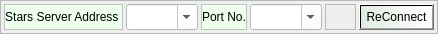
<?xml version="1.0" encoding="UTF-8"?>
<ui version="4.0">
 <class>StarsSV2</class>
 <widget class="QFrame" name="StarsSV2">
  <property name="geometry">
   <rect>
    <x>0</x>
    <y>0</y>
    <width>438</width>
    <height>34</height>
   </rect>
  </property>
  <property name="windowTitle">
   <string>Frame</string>
  </property>
  <property name="frameShape">
   <enum>QFrame::StyledPanel</enum>
  </property>
  <property name="frameShadow">
   <enum>QFrame::Plain</enum>
  </property>
  <layout class="QGridLayout" name="gridLayout">
   <property name="horizontalSpacing">
    <number>3</number>
   </property>
   <property name="verticalSpacing">
    <number>1</number>
   </property>
   <property name="margin">
    <number>3</number>
   </property>
   <item row="0" column="0">
    <widget class="QLabel" name="label">
     <property name="sizePolicy">
      <sizepolicy hsizetype="Preferred" vsizetype="Preferred">
       <horstretch>0</horstretch>
       <verstretch>0</verstretch>
      </sizepolicy>
     </property>
     <property name="styleSheet">
      <string notr="true">background-color: #eeffee</string>
     </property>
     <property name="frameShape">
      <enum>QFrame::StyledPanel</enum>
     </property>
     <property name="frameShadow">
      <enum>QFrame::Plain</enum>
     </property>
     <property name="text">
      <string>Stars Server Address </string>
     </property>
     <property name="alignment">
      <set>Qt::AlignCenter</set>
     </property>
    </widget>
   </item>
   <item row="0" column="1">
    <widget class="QComboBox" name="StarsSVA">
     <property name="sizePolicy">
      <sizepolicy hsizetype="Preferred" vsizetype="Preferred">
       <horstretch>0</horstretch>
       <verstretch>0</verstretch>
      </sizepolicy>
     </property>
     <property name="minimumSize">
      <size>
       <width>0</width>
       <height>0</height>
      </size>
     </property>
     <property name="styleSheet">
      <string notr="true">background-color: rgb(255, 255, 255);</string>
     </property>
     <property name="editable">
      <bool>true</bool>
     </property>
    </widget>
   </item>
   <item row="0" column="2">
    <widget class="QLabel" name="label_2">
     <property name="sizePolicy">
      <sizepolicy hsizetype="Preferred" vsizetype="Preferred">
       <horstretch>0</horstretch>
       <verstretch>0</verstretch>
      </sizepolicy>
     </property>
     <property name="styleSheet">
      <string notr="true">background-color: #eeffee</string>
     </property>
     <property name="frameShape">
      <enum>QFrame::StyledPanel</enum>
     </property>
     <property name="text">
      <string>Port No.</string>
     </property>
     <property name="alignment">
      <set>Qt::AlignCenter</set>
     </property>
    </widget>
   </item>
   <item row="0" column="3">
    <widget class="QComboBox" name="StarsSVP">
     <property name="sizePolicy">
      <sizepolicy hsizetype="Preferred" vsizetype="Preferred">
       <horstretch>0</horstretch>
       <verstretch>0</verstretch>
      </sizepolicy>
     </property>
     <property name="styleSheet">
      <string notr="true">background-color: rgb(255, 255, 255);</string>
     </property>
     <property name="editable">
      <bool>true</bool>
     </property>
    </widget>
   </item>
   <item row="0" column="4">
    <widget class="QLabel" name="SSStat">
     <property name="sizePolicy">
      <sizepolicy hsizetype="Preferred" vsizetype="Preferred">
       <horstretch>0</horstretch>
       <verstretch>0</verstretch>
      </sizepolicy>
     </property>
     <property name="frameShape">
      <enum>QFrame::StyledPanel</enum>
     </property>
     <property name="text">
      <string/>
     </property>
     <property name="alignment">
      <set>Qt::AlignCenter</set>
     </property>
    </widget>
   </item>
   <item row="0" column="5">
    <widget class="QPushButton" name="ReConnect">
     <property name="enabled">
      <bool>true</bool>
     </property>
     <property name="sizePolicy">
      <sizepolicy hsizetype="Maximum" vsizetype="Preferred">
       <horstretch>0</horstretch>
       <verstretch>0</verstretch>
      </sizepolicy>
     </property>
     <property name="minimumSize">
      <size>
       <width>0</width>
       <height>0</height>
      </size>
     </property>
     <property name="toolTip">
      <string/>
     </property>
     <property name="styleSheet">
      <string notr="true">background-color: qlineargradient(spread:pad, x1:0, y1:0, x2:1, y2:0, stop:0 rgba(225, 235, 225, 255), stop:1 rgba(255, 255, 255, 255));</string>
     </property>
     <property name="text">
      <string>ReConnect</string>
     </property>
    </widget>
   </item>
  </layout>
 </widget>
 <resources/>
 <connections/>
</ui>
